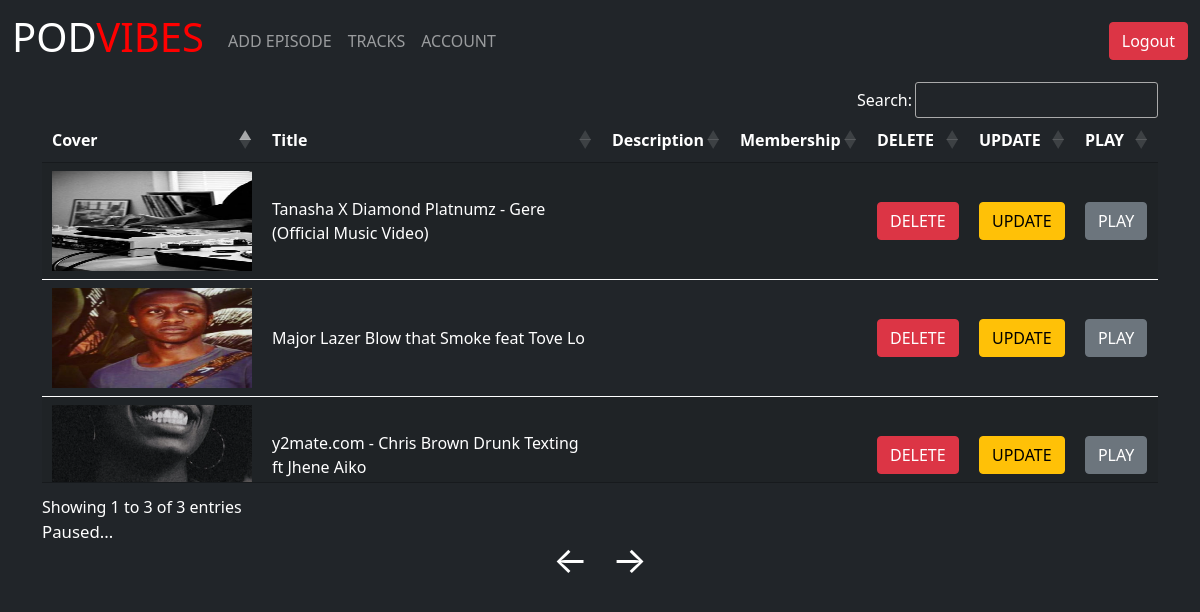
/creator/play.php (signed in), run on the app's committed database.
### tables this page shows
CREATE TABLE `episode` (
  `ID` int(11) NOT NULL,
  `TITLE` text NOT NULL,
  `COVER` text NOT NULL,
  `TRACK` text NOT NULL,
  `USER` text NOT NULL
);

### creator/play.php (the view, shortened to what this page needs)
<?php
require ('./components/header.php'); ?>
<?php require ('./components/nav.php') ?>
<?php require ('./DB/db.php');
    $username = $_COOKIE['creator_username'];
?>
<link rel="stylesheet" href="./public/assets/css/track.css">
<link rel="stylesheet" href="https://cdnjs.cloudflare.com/ajax/libs/plyr/3.7.8/plyr.css" />
<div class='div-block'>
    <div class="container">
        <div class="column add-bottom">
            <div id="mainwrap">
                <div id="plwrap">
                    <table id='play_m' class='myTable_player table table-striped table-color-white'>
                        <thead>
                            <tr>
                                <th>Cover</th>
                                <th>Title</th>
                                <th>Description</th>
                                <th>Membership</th>
                                <th>DELETE</th>
                                <th>UPDATE</th>
                                <th>PLAY</th>
                            </tr>
                        </thead>
                        <tbody id=''>
                            <?php
                                $i = 0;
                                $sql_getEP = "SELECT * FROM episode WHERE USER='".$username."' ";
                                $run_getEP= mysqli_query($conn, $sql_getEP);
                                while ($row_getEP = mysqli_fetch_assoc($run_getEP)) {
                            ?>
                                <tr style='color: white;'>
                                    <td>
                                        <img width='200' height='100' src="./public/assets/cover/<?php print($row_getEP['COVER']) ?>" alt='cover' />
                                    </td>
                                    <td><?php print($row_getEP['TITLE']) ?></td>
                                    <td><?php print($row_getEP['DESCRIPTION']) ?></td>
                                    <td><?php print($row_getEP['MEMBERSHIP']) ?></td>
                                    <td><a href='./index.php?page_state=add-episode&id=<?php echo $row_getEP['ID'] ?>&action=update_episode' class="btn btn-danger btn-small">DELETE</a></td>
                                    <td><a href='./index.php?page_state=add-episode&id=<?php echo $row_getEP['ID'] ?>&action=update_episode' class="btn btn-warning btn-small">UPDATE</a></td>
                                    <td><button class="btn btn-secondary btn-small">PLAY</button></td>
                                </tr>
                        <?php $i++; } ?>
                    </tbody>
                    </table>
                </div>
                <div class="row justify-content-around">
                    <div class="col-md-12">
                        <div id="nowPlay">
                            <span id="npAction">Paused...</span><span id="npTitle"></span>
                            <div id="tracks">
                                <a id="btnPrev">&larr;</a><a id="btnNext">&rarr;</a>
                            </div>
                        </div>
                    </div>
                </div>
            </div>
        </div>
    </div>
</div>
<?php require('./components/footer.php'); ?>

### public/assets/css/origin.css (style rules this page uses)
.table-color-white { color: white !important; }
.div-block { background-color: #212529; color: white; }

### creator/public/assets/css/track.css (style rules this page uses)
a,a:visited { color:#8cc3e6; outline:0; text-decoration:underline; }
.add-bottom { margin-bottom:2rem !important; }
#audiowrap, #plwrap { margin:0 auto; }
#tracks { font-size:0; position:relative; text-align:center; }
#nowPlay { display:block; font-size:0; }
#nowPlay span { display:inline-block; font-size:1.05rem; vertical-align:top; }
#nowPlay span#npAction { width:30%; }
#tracks a { border-radius:3px; color:#fff; cursor:pointer; display:inline-block; font-size:2.3rem; height:40px; line-height:.2; padding:12px; text-decoration:none; transition:background .3s ease; }

### data on the page
episode: COVER (picture), TITLE "Tanasha X Diamond Platnumz - Gere (Official Music Video)"
episode: COVER (picture), TITLE "Major Lazer Blow that Smoke feat Tove Lo"
episode: COVER (picture), TITLE "y2mate.com - Chris Brown Drunk Texting ft Jhene Aiko"
